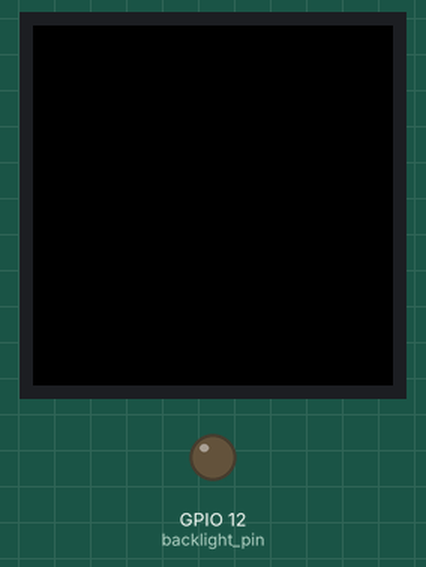
The sketch below on a simulated ESP32. Parts: 240×240 colour display, output pins drawn as LEDs (lit = HIGH). What the sketch prints to the serial monitor is not drawn.

Above: at 3.2 s.
At 6.9 s:
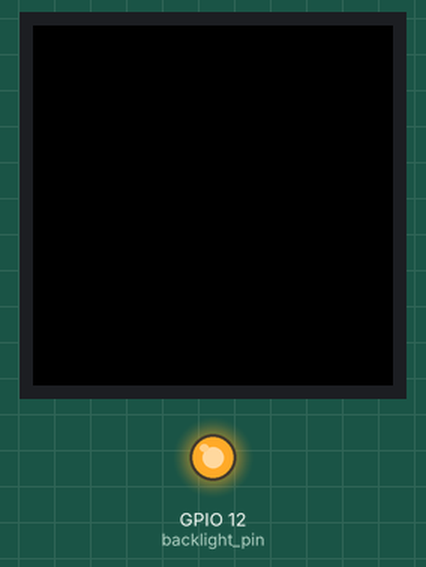
Timing chart, 0 to 10.5 s (numbered marks = the images above):
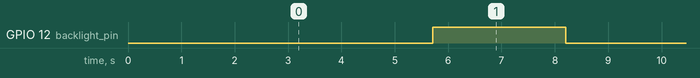

Measured:
- by itself, GPIO 12 (backlight_pin): alternates HIGH for 2.5 s and LOW for 5.0 s

The sketch:

backlight-test.ino
```cpp
#include <Adafruit_GFX.h>    // Core graphics library
#include <Adafruit_ST7735.h> // Hardware-specific library for ST7735
#include <Adafruit_ST7789.h> // Hardware-specific library for ST7789
#include <SPI.h>

#if defined(ARDUINO_FEATHER_ESP32) // Feather Huzzah32
  #define TFT_CS         14
  #define TFT_RST        15
  #define TFT_DC         32

#elif defined(ESP8266)
  #define TFT_CS         4
  #define TFT_RST        16
  #define TFT_DC         5

#else
  // For the breakout board, you can use any 2 or 3 pins.
  // These pins will also work for the 1.8" TFT shield.
  #define TFT_CS        10
  #define TFT_RST        9 // Or set to -1 and connect to Arduino RESET pin
  #define TFT_DC         7
#endif


#define backlight_pin 12

// OPTION 1 (recommended) is to use the HARDWARE SPI pins, which are unique
// to each board and not reassignable. For Arduino Uno: MOSI = pin 11 and
// SCLK = pin 13. This is the fastest mode of operation and is required if
// using the breakout board's microSD card.

// For 1.44" and 1.8" TFT with ST7735 use:
// Adafruit_ST7735 tft = Adafruit_ST7735(TFT_CS, TFT_DC, TFT_RST);

// For 1.14", 1.3", 1.54", and 2.0" TFT with ST7789:
Adafruit_ST7789 tft = Adafruit_ST7789(TFT_CS, TFT_DC, TFT_RST);


// OPTION 2 lets you interface the display using ANY TWO or THREE PINS,
// tradeoff being that performance is not as fast as hardware SPI above.
//#define TFT_MOSI 11  // Data out
//#define TFT_SCLK 13  // Clock out

// For ST7735-based displays, we will use this call
//Adafruit_ST7735 tft = Adafruit_ST7735(TFT_CS, TFT_DC, TFT_MOSI, TFT_SCLK, TFT_RST);

// OR for the ST7789-based displays, we will use this call
//Adafruit_ST7789 tft = Adafruit_ST7789(TFT_CS, TFT_DC, TFT_MOSI, TFT_SCLK, TFT_RST);


float p = 3.1415926;

void setup(void) {

  pinMode(backlight_pin, OUTPUT);

  Serial.begin(9600);
  Serial.print(F("Hello! ST77xx TFT Test"));
  tft.init(240, 240);           // Init ST7789 240x240
  Serial.println(F("Initialized"));

  uint16_t time = millis();
  tft.fillScreen(ST77XX_BLACK);
  time = millis() - time;

  Serial.println(time, DEC);
  delay(500);
}

void loop() {
  digitalWrite(backlight_pin,LOW);
  delay(5000);
  digitalWrite(backlight_pin,HIGH);
  delay(2500);
}
```
